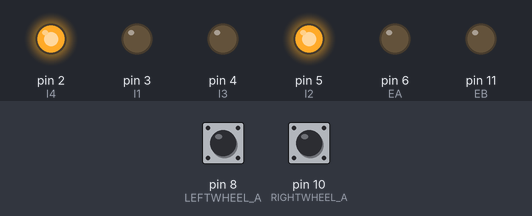
A sketch run on a simulated Arduino Uno, built for the host (arithmetic inside an expression is 32-bit, double 64-bit). Shown: output pins drawn as LEDs (lit = HIGH). The test bench sets the inputs (shaded band); at power-on: pin 8 (LEFTWHEEL_A) LOW, pin 10 (RIGHTWHEEL_A) LOW. An integer division by zero does not stop the program and gives all ones (-1); what the sketch prints to the serial monitor is not drawn.

Above: at 0.2 s.
At 32.9 s:
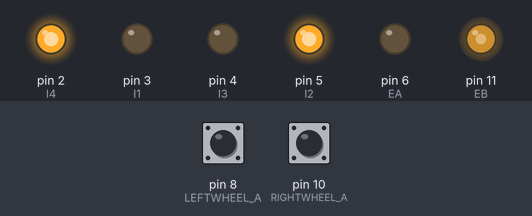
Timing chart, 0 to 34.4 s (numbered marks = the images above):
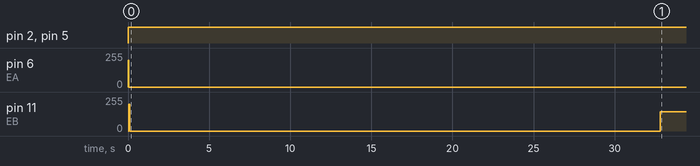

The sketch:

proportional-control.ino
```cpp
// (licence header left out)
int EA = 6;  // Right Wheels PWM pin (must be a PWM pin).
int I1 = 3;   // Right Wheels direction digital pin 1
int I2 = 5;   // Right Wheels direction digital pin 2

int EB = 11;  // Left Wheels PWM pin (must be a PWM pin)

int I3 = 4;   // Left Wheels direction digital pin 1
int I4 = 2;   // Left Wheels direction digital pin 2


int t_last_right = 0;
int t_last_left = 0;

// Encoder ticks per (motor) revolution (TPR)
const int TPR_left = 3083;   //3083
const int TPR_right = 3100;  //3100

// Wheel radius [m]
const double RHO = 0.0625;

// Proportional Constants
const double k_P_L = 200;
const double k_P_R = 200;
const double k_I_L = 100;
const double k_I_R = 100;

double error_sum_right = 0;
double error_sum_left = 0;

// Sampling interval for measurements in milliseconds
const int T = 50;
// Counters for milliseconds during interval
long t_now = 0;
long t_last = 0;

// Encoder digital pins
const byte LEFTWHEEL_A = 8;
const byte LEFTWHEEL_B = 9;
const byte RIGHTWHEEL_A = 10;
const byte RIGHTWHEEL_B = 11;
const long L = 0.2775;

// Counter to keep track of encoder ticks [integer]
volatile long encoder_ticks_left = 0;
volatile long encoder_ticks_right = 0;

// Counter to keep track of the last number of ticks [integer]
long encoder_ticks_last_left = 0;
long encoder_ticks_last_right = 0;

// This function is called when SIGNAL_A goes HIGH
void decodeEncoderTicksRight() {
  if (digitalRead(RIGHTWHEEL_B) == HIGH) {
    // SIGNAL_A leads SIGNAL_B, so count one way
    encoder_ticks_right--;
  } else {
    // SIGNAL_B leads SIGNAL_A, so count the other way
    encoder_ticks_right++;
  }
}

// This function is called when SIGNAL_B goes HIGH
void decodeEncoderTicksLeft() {
  if (digitalRead(LEFTWHEEL_B) == LOW) {
    // SIGNAL_A leads SIGNAL_B, so count one way
    encoder_ticks_left--;
  } else {
    // SIGNAL_B leads SIGNAL_A, so count the other way
    encoder_ticks_left++;
  }
}

void setup() {

  // Open the serial port at 9600 bps
  Serial.begin(9600);

  // Set the pin modes for the encoders
  pinMode(LEFTWHEEL_A, INPUT);
  pinMode(LEFTWHEEL_B, INPUT);
  pinMode(RIGHTWHEEL_A, INPUT);
  pinMode(RIGHTWHEEL_B, INPUT);

  // Configure digital pins for output
  // RIGHT SIDE:
  pinMode(EA, OUTPUT);
  pinMode(I1, OUTPUT);
  pinMode(I2, OUTPUT);

  // LEFT SIDE:
  pinMode(EB, OUTPUT);
  pinMode(I3, OUTPUT);
  pinMode(I4, OUTPUT);

  // Every time SIGNAL_A goes HIGH, this is a pulse
  attachInterrupt(digitalPinToInterrupt(LEFTWHEEL_A), decodeEncoderTicksLeft, RISING);
  attachInterrupt(digitalPinToInterrupt(RIGHTWHEEL_A), decodeEncoderTicksRight, RISING);

  // Print a message
  Serial.print("Program initialized.");
  Serial.print("\n");
}

void loop() {

  int desired_Vehicle_Speed = 2;


  int desired_Omega = 1 / L * (1);


  do{
    // buffers to collect data from control function
    int error[2];
    int speed[2];

    PI_controller(desired_Vehicle_Speed, desired_Omega, error, speed);

    drive_forward(speed[0], speed[1]);

    Serial.print(speed[0]);
    } while(1);

}

// Adjust the value to be written to motors according to the error between the expected velocity and true velocity according to encoders
// written by Sabrina (2023/02/01)u
void PI_controller(double velocity_target, double omega_target, int *error_buffer, int *speed_buffer){
  // compute difference between current expected velocity and the feedback from the encoder (true velocity)
  double error_right = (velocity_target + (1/2) * L * omega_target) - encoderFeedback_Right_Velocity();
  double error_left = (velocity_target - (1/2) * L * omega_target) - encoderFeedback_Left_Velocity();

  // compute the integral sum of Vdesired - Vtrue by adding the current error to the sum of all previous errors.
  // NOTE**: for each new movement, integral sum should be reset
  error_sum_right += error_right;
  error_sum_left += error_left;

  // compute velocities according to standard PI function
  double velocity_Right = k_P_R*error_right + k_I_R*error_sum_right;
  double velocity_Left = k_P_L*error_left + k_I_L*error_sum_left;

  // anti-windup (if the velocity exceeds 255, disregard integral sum)
  if (abs(velocity_Left) > 255 ){
    velocity_Left -= k_I_L*error_sum_left;
  }
  if (abs(velocity_Right) > 255 ){
    velocity_Right-= k_I_R*error_sum_right;
  }

  // write speeds back to buffer array as output
  error_buffer[0] = (int)error_right;
  error_buffer[1] = (int)error_left;
  speed_buffer[0] = (int)velocity_Right;
  speed_buffer[1] = (int)velocity_Left;
};

// double compute() {

//     int left_Power_Input = (int)(right_Proportional_Constant * (desired_Left_Velocity - left_Velocity));
//     int right_Power_Input = (int)(left_Proportional_Constant * (desired_Right_Velocity - right_Velocity));

//     // Record the current time [ms]W
//     t_last = t_now;

//     // Reset the encoder ticks counter
//     encoder_ticks_left = 0;

//     // Reset the encoder ticks counter
//     encoder_ticks_right = 0;

//     Serial.print(left_Power_Input);
//     Serial.print(' ');
//     Serial.print(right_Power_Input);
//     Serial.print('\n');

//     fwd(right_Power_Input, left_Power_Input);
//   }
// }

/*double left_PI_Speed_Control(double desired_Vehicle_Speed, double desired_Omega, double left_Velocity) {

  double desired_Left_Velocity = desired_Vehicle_Speed - (0.5) * 0.2775 * desired_Omega;

  int left_Power_Input = (int)(right_Proportional_Constant * (desired_Left_Velocity - left_Velocity));

  Serial.print(left_Power_Input);
  Serial.print(' ');

  return left_Power_Input;
}

int right_PI_Speed_Control(double desired_Velocity, double desired_Omega, double right_Velocity) {

  double desired_Right_Velocity = desired_Velocity + (0.5) * 0.2775 * desired_Omega;

  int right_Power_Input = (int)(left_Proportional_Constant * (desired_Right_Velocity - right_Velocity));

  Serial.print(right_Power_Input);
  Serial.print('\n');

  return right_Power_Input;
}*/

double encoderFeedback_Left_Velocity() {


  t_now = millis();
  int roverSpeed;
  if (t_now - t_last_left >= T) {
    // Estimate the rotational speed [rad/s]
    int omega_Left = 2.0 * PI * ((double)encoder_ticks_left / (double)TPR_left) * 1000.0 / (double)(t_now - t_last);

    int left_Velocity = RHO * omega_Left;


    // Record the current time [ms]
    t_last_left = t_now;

    // Reset the encoder ticks counter
    encoder_ticks_left = 0;

    return left_Velocity;

  }
}

double encoderFeedback_Right_Velocity() {

  t_now = millis();
  int roverSpeed;
  if (t_now - t_last_right >= T) {
    // Estimate the rotational speed [rad/s]
    int omega_Right = 2.0 * PI * ((double)encoder_ticks_right / (double)TPR_right) * 1000.0 / (double)(t_now - t_last);
    int right_Velocity = RHO * omega_Right;
    // Record the current time [ms]
    t_last_right = t_now;

    // Reset the encoder ticks counter
    encoder_ticks_right = 0;

    return right_Velocity;
  }
}

void drive_forward(int right_PWM_Input, int left_PWM_Input) {
  // both sides drive forward.
  motor_ctrl(right_PWM_Input, left_PWM_Input, LOW, HIGH, LOW, HIGH);
}

void motor_ctrl(int right_PWM_Input, int left_PWM_Input, bool i1, bool i2, bool i3, bool i4) {
  // Input selected direction
  digitalWrite(I1, i1);
  digitalWrite(I2, i2);
  digitalWrite(I3, i3);
  digitalWrite(I4, i4);

  // PWM control for each side of robot to the motor driver
  analogWrite(EA, right_PWM_Input);  // right side
  analogWrite(EB, left_PWM_Input);  // left side

}
```

Measured:
- by itself, pin 2 (I4), pin 5 (I2): LOW → HIGH at 0.00 s
- by itself, pin 6 (EA): 0/255 → 200/255 at 0.00 s, → 0/255 0.04 s later
- by itself, pin 11 (EB): 0/255 → 144/255 at 32.8 s
